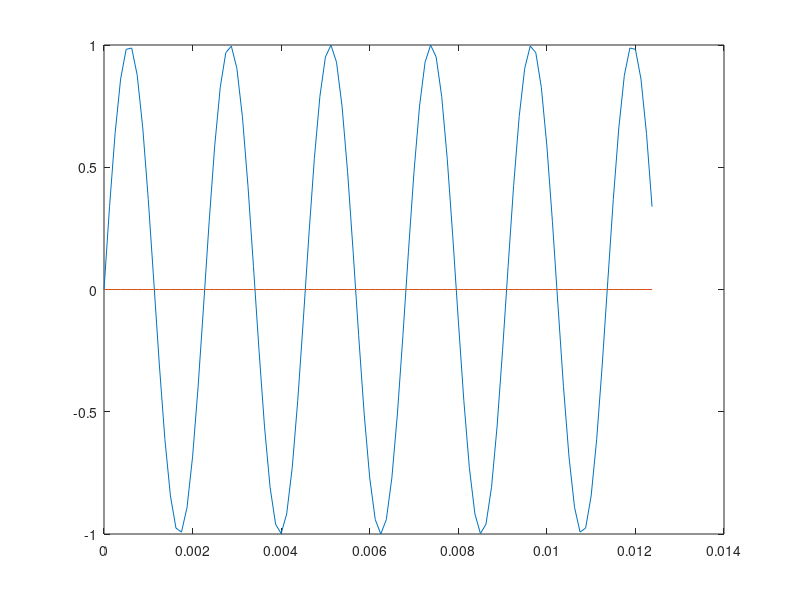
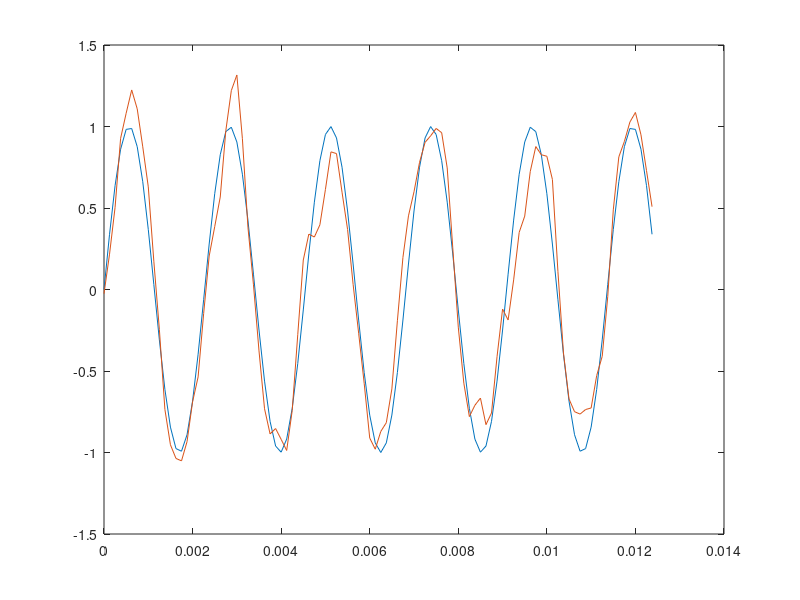
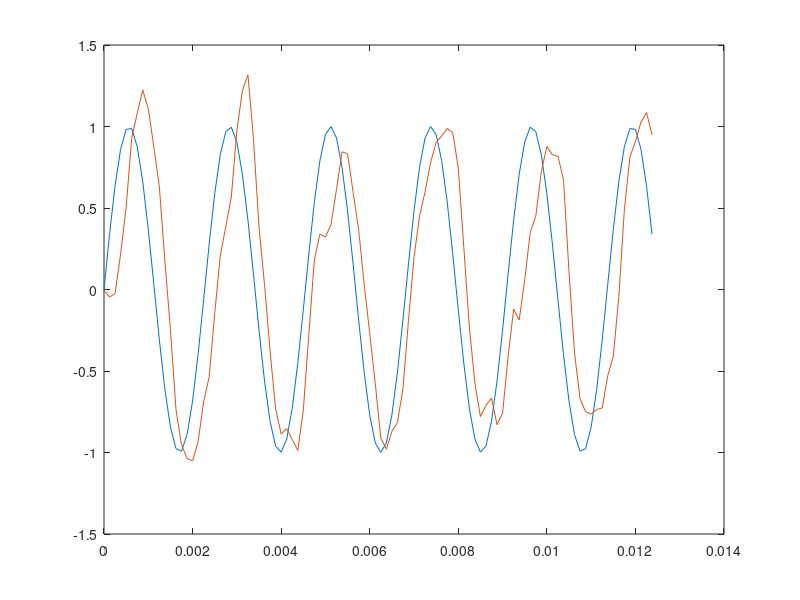

Write MATLAB code to recreate these figures, in order.
%Here are the exercises for the 3. week exercises


%Fuorier Transform is a continoius sequence, but if we take the wave it
%will probably wont be contonouos, there will be a jump between the two
%parts where it was cut down - Discontinuoity


%Solutions:

%1. Adjust the windows: Only works if there is only one sine wave
%2. Easiest is to fade in and fade out, so we put everything down in 0
%zero, so the start and the end will be continouos


%Here are some of the window functions: 
%Square
%Triangle
%Gaussian



%Filter - Remove Noise, Analize the signal - These are the two most known


%Exercise 1.
%Noise type - Instrumental Noise - Record your signal - Electric device has
%noise - It can be modeled with Gaussian noise
%Simulate and filter electric instrumental noise. Generate a sine wave (e.g. a musicaltone) and add white Gaussian noise. Filter it with moving average and Gaussian filters.

Heartz = 440;
fs = 8000; % sampling rate
t = linspace(0, 1, fs + 1); t(end) = []; % sampling points
s1 = sin(2*pi * Heartz * t);


%Generate a random gaussian noise
sigma = 0.25;
n = sigma * randn(size(s1));
s2 = s1 + n;
%sound([s1, s2, n], fs) %Nois4 + Signal together

%The blue is the correct sin wave, and the red is the noise, the size is
%similar but more random


N = 5; %This is going to be our window size - It means that it will keep, or take the average of the value inside this window
s3 = zeros(size(s2)); %This is going to be a filtered signal, it means that we will replace the 0 values with the average value
length(s2)
for i = 1:length(s2)-N+1 %This is walk over every data, until the we can create the last window
    s3(i) = mean(s2(i:i+N-1)); %Here we take the window (5) average - The -1 is that i =1 and i+N = 6, this is 6 value that we have to count, but we need just 5
end


%But this is straight Convolutional, so we can use the MATLAB conv function
w = ones(1, N) /N; %divide it by the N
s4 = conv(s2, w, "same");


w = [1, 2, 1] / 4; % integer kernel of size 3
w = [1, 4, 6, 4, 1] / 16; % integer kernel of size 3
w = gausswin(5); w = w / sum(w); % built-in function
N = length(w);
s3 = zeros(size(s2));

%I have to check why the Gaussian not working
% for i = 1:length(s2)-N+1
%     s3(i) = sum(w .* s2(i:i+N-1)); % weighted sum
% end
%sound([s1, s2, s3], fs)

s4 = conv(s2, w, 'same');
s5 = filter(w, 1, s2);


%Exercise 2. Here we are going to compare them
figure, plot(t(1:100), s1(1:100), t(1:100), s3(1:100)) % left shift
figure, plot(t(1:100), s1(1:100), t(1:100), s4(1:100)) % centered
figure, plot(t(1:100), s1(1:100), t(1:100), s5(1:100)) % right


%Padding size should be half of Kernel size  I guess max








